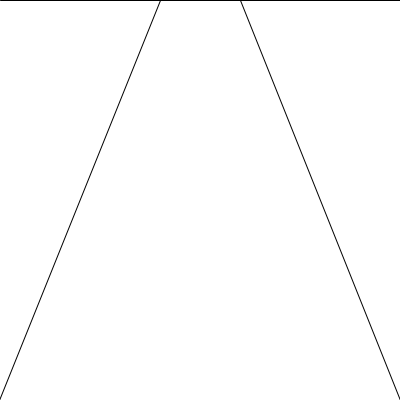
Frame 1 (no input)
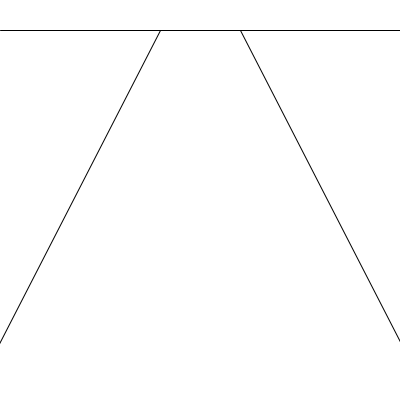
Frame 60 (the mouse pressed at the canvas centre just before this capture)
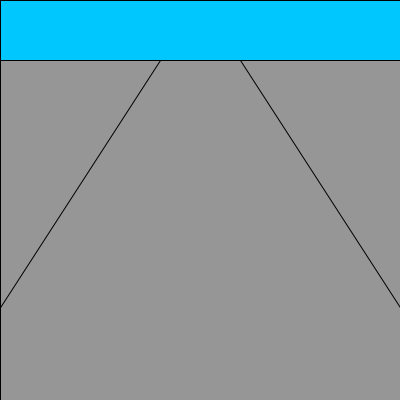
Frame 120 (the mouse held since frame 60 and released just before this capture)

The Processing sketch that drew these frames (run headless with seeded random() and noise(); from frame 60 on, the mouse is pressed at the canvas centre):

// Processing sketch: processing_78020
// ── processing_78020.pde

float count = 0;
 
void setup() {
  size(400, 400);
  background(255);
  stroke(0);
}
 
void draw() {
  background(255);
  count = count + 0.5;
  if (mousePressed){
    fill(150);
  rect(0,count,400,400-count);
  fill(0,200,255);
  rect(0,count,400,-count);
  }
  line(0, count, 400, count); 
  line(160,count,-count, 400);
  line(240,count,count + 400, 400);
  
  
  
 
  if (count == 400) {
    count = 0;
  }
}
